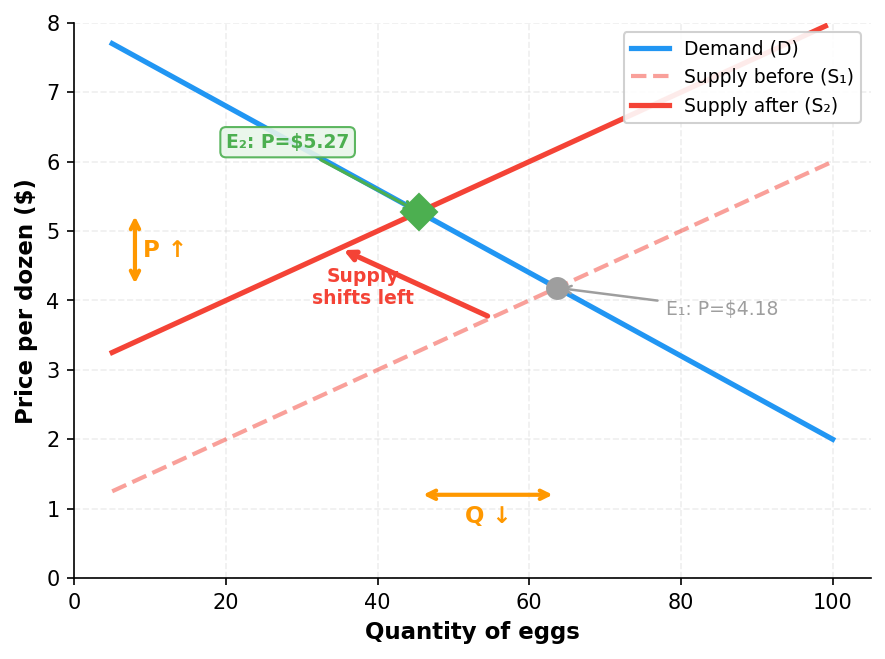

Here is the Python script that generated this plot:
"""Figure 4: Comparative statics — Egg crisis supply shift (leftward)."""
import matplotlib.pyplot as plt
import numpy as np

fig, ax = plt.subplots(figsize=(6, 4.5))

# Generic S&D for eggs (stylized)
q = np.linspace(5, 100, 100)

# Demand curve: P = 8 - 0.06Q
p_demand = 8 - 0.06 * q

# Original supply: P = 1 + 0.05Q
p_supply1 = 1 + 0.05 * q

# Shifted supply (left): P = 3 + 0.05Q (shifted up by $2 = left shift)
p_supply2 = 3 + 0.05 * q

# Find equilibria
# D = S1: 8 - 0.06Q = 1 + 0.05Q → 7 = 0.11Q → Q = 63.6, P = 4.18
eq1_q = 7 / 0.11
eq1_p = 8 - 0.06 * eq1_q

# D = S2: 8 - 0.06Q = 3 + 0.05Q → 5 = 0.11Q → Q = 45.5, P = 5.27
eq2_q = 5 / 0.11
eq2_p = 8 - 0.06 * eq2_q

# Plot demand
ax.plot(q, p_demand, '-', color='#2196F3', linewidth=2.5, label='Demand (D)')

# Plot original supply (dashed)
mask1 = (p_supply1 > 0) & (p_supply1 < 8)
ax.plot(q[mask1], p_supply1[mask1], '--', color='#F44336', linewidth=2, alpha=0.5,
        label='Supply before (S₁)')

# Plot shifted supply (solid)
mask2 = (p_supply2 > 0) & (p_supply2 < 8)
ax.plot(q[mask2], p_supply2[mask2], '-', color='#F44336', linewidth=2.5,
        label='Supply after (S₂)')

# Shift arrow
ax.annotate('', xy=(35, 4.75), xytext=(55, 3.75),
            arrowprops=dict(arrowstyle='->', color='#F44336', lw=2.5))
ax.text(38, 3.95, 'Supply\nshifts left', fontsize=9, color='#F44336',
        fontweight='bold', ha='center')

# Original equilibrium
ax.plot(eq1_q, eq1_p, 'o', color='#9E9E9E', markersize=10, zorder=5)
ax.annotate(f'E₁: P=${eq1_p:.2f}', xy=(eq1_q, eq1_p), xytext=(78, 3.80),
            fontsize=9, color='#9E9E9E',
            arrowprops=dict(arrowstyle='->', color='#9E9E9E', lw=1.2))

# New equilibrium
ax.plot(eq2_q, eq2_p, 'D', color='#4CAF50', markersize=12, zorder=6)
ax.annotate(f'E₂: P=${eq2_p:.2f}', xy=(eq2_q, eq2_p), xytext=(20, 6.20),
            fontsize=9, fontweight='bold', color='#4CAF50',
            arrowprops=dict(arrowstyle='->', color='#4CAF50', lw=1.5),
            bbox=dict(boxstyle='round,pad=0.3', facecolor='#E8F5E9', edgecolor='#4CAF50', alpha=0.9))

# Price increase arrow
ax.annotate('', xy=(8, eq2_p), xytext=(8, eq1_p),
            arrowprops=dict(arrowstyle='<->', color='#FF9800', lw=2))
ax.text(12, (eq1_p + eq2_p)/2, 'P ↑', fontsize=11, fontweight='bold',
        color='#FF9800', ha='center', va='center')

# Quantity decrease arrow
ax.annotate('', xy=(eq2_q, 1.2), xytext=(eq1_q, 1.2),
            arrowprops=dict(arrowstyle='<->', color='#FF9800', lw=2))
ax.text((eq1_q + eq2_q)/2, 0.8, 'Q ↓', fontsize=11, fontweight='bold',
        color='#FF9800', ha='center')

# Labels
ax.set_xlabel('Quantity of eggs', fontsize=11, fontweight='bold')
ax.set_ylabel('Price per dozen ($)', fontsize=11, fontweight='bold')
ax.set_xlim(0, 105)
ax.set_ylim(0, 8)

# Style
ax.spines['top'].set_visible(False)
ax.spines['right'].set_visible(False)
ax.grid(True, alpha=0.2, linestyle='--')
ax.legend(loc='upper right', fontsize=9, framealpha=0.9)

plt.tight_layout()
plt.savefig('figures/fig_004_egg_crisis_supply_shift.png', dpi=150, bbox_inches='tight',
            facecolor='white', edgecolor='none')
plt.close()
print("OK: fig_004_egg_crisis_supply_shift.png")
